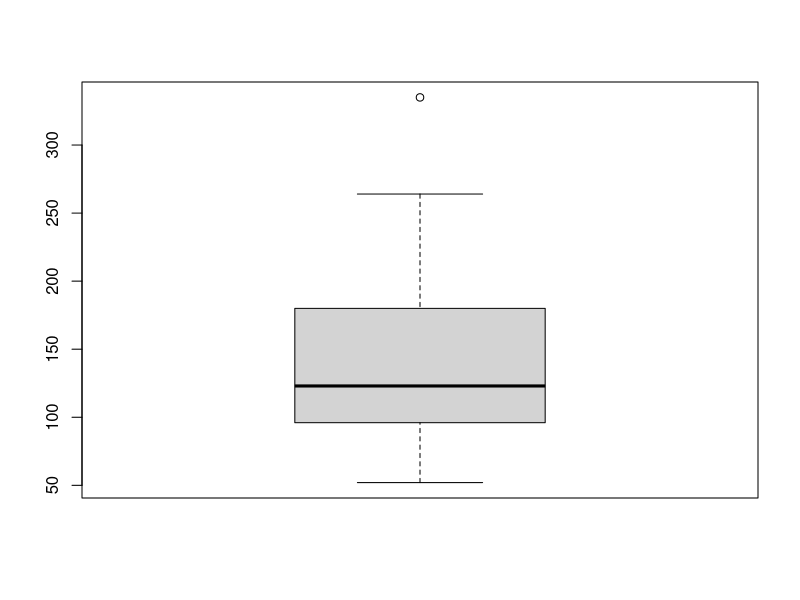
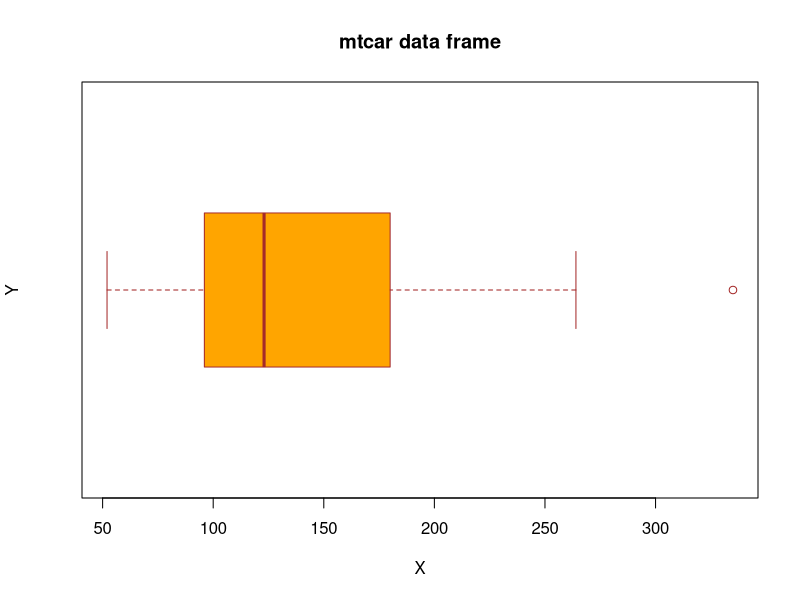
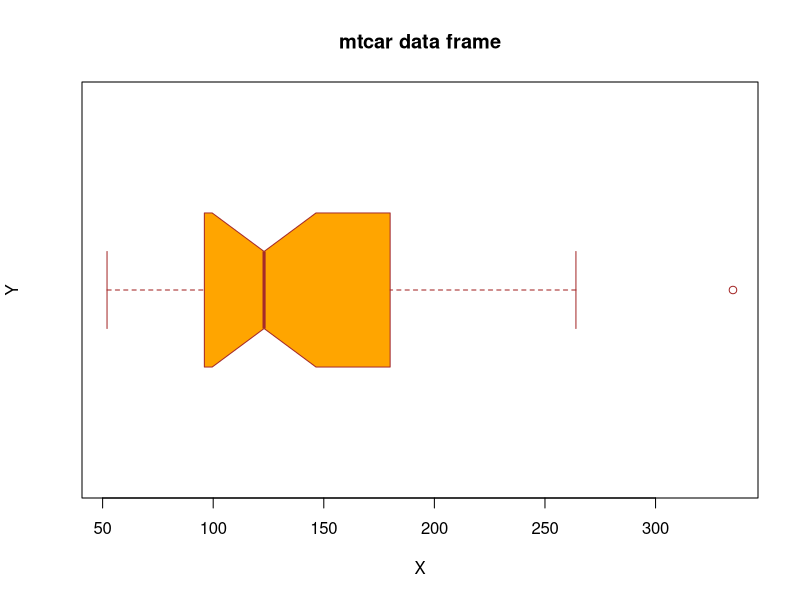
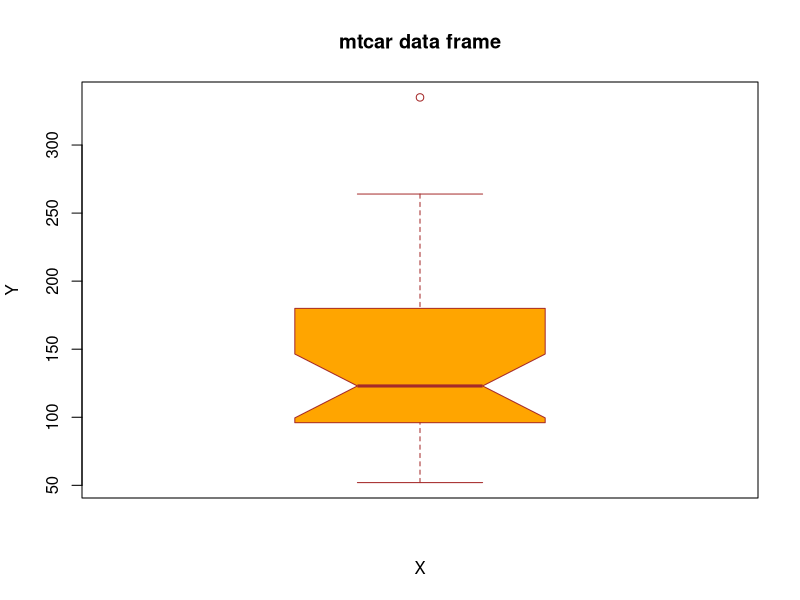
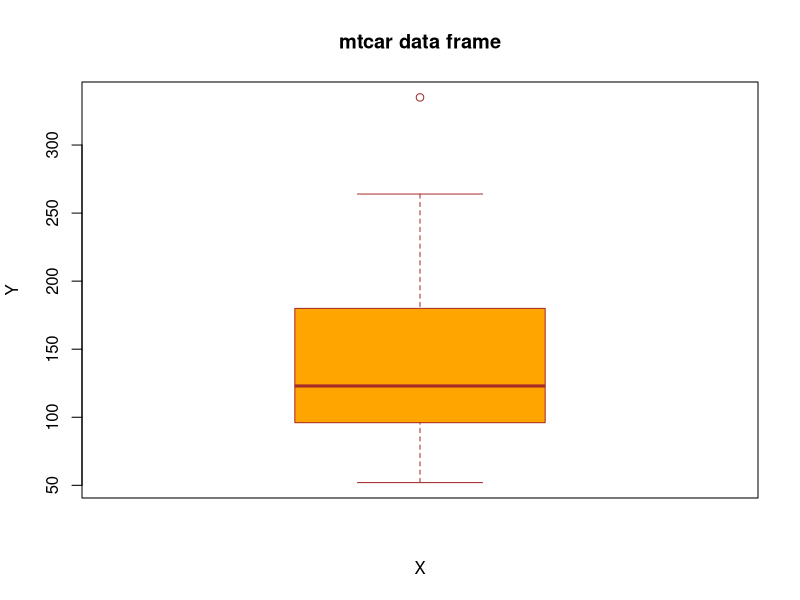
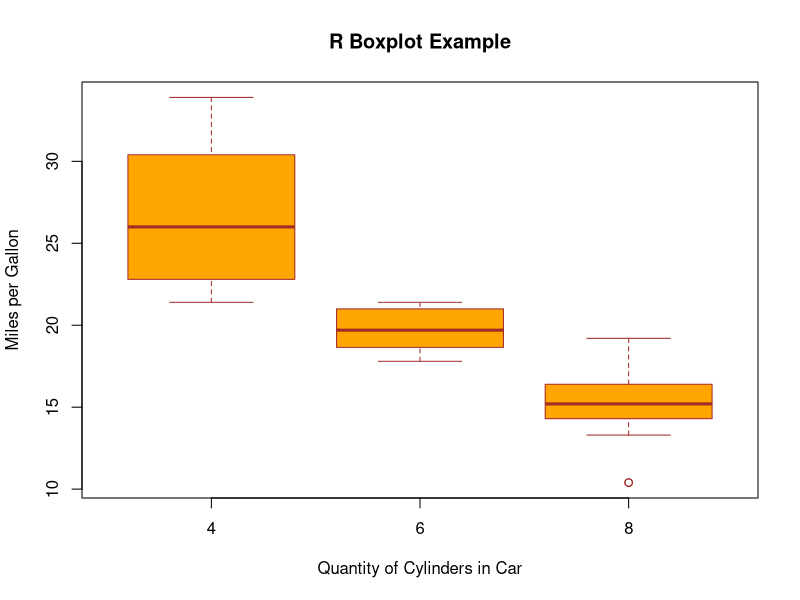
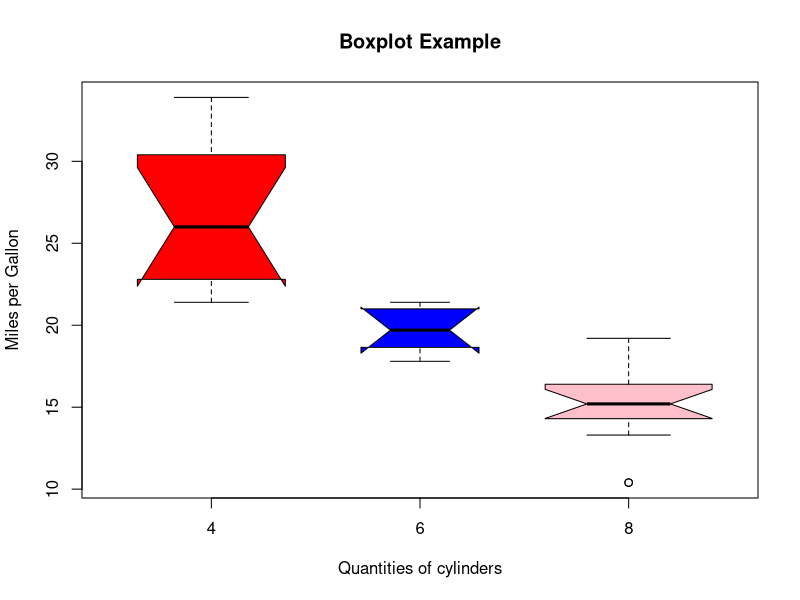

The R script that drew these images, in order:
names(mtcars)
View(mtcars)
boxplot(mtcars$hp)

boxplot(mtcars$hp,
        main="mtcar data frame",
        xlab="X",
        ylab="Y",
        col="orange",
        border="brown",
        horizontal=TRUE
        )


boxplot(mtcars$hp,
        main="mtcar data frame",
        xlab="X",
        ylab="Y",
        col="orange",
        border="brown",
        horizontal=TRUE,
        notch = TRUE
)


boxplot(mtcars$hp,
        main="mtcar data frame",
        xlab="X",
        ylab="Y",
        col="orange",
        border="brown",
       
        notch = TRUE
)


boxplot(mtcars$hp,
        main="mtcar data frame",
        xlab="X",
        ylab="Y",
        col="orange",
        border="brown")
     
   
#Y~X   BOXPLOT OF Y ARRANGED ACCORDING TO DIFFERENT VALUES OF X
boxplot(mpg~cyl, data=mtcars,
        xlab="Quantity of Cylinders in Car",
        ylab="Miles per Gallon",
        main="R Boxplot Example",col="orange",border="brown")
# above boxplot using notch(median line clear)
boxplot(mpg~cyl,
        data=mtcars,
        xlab="Quantities of cylinders",
        ylab="Miles per Gallon",
        main="Boxplot Example",
        notch=TRUE,
        varwidth=TRUE,
        col=c("RED","BLUE","PINK"),
        name=c("HIGH","MEDIUM","LOW"))


